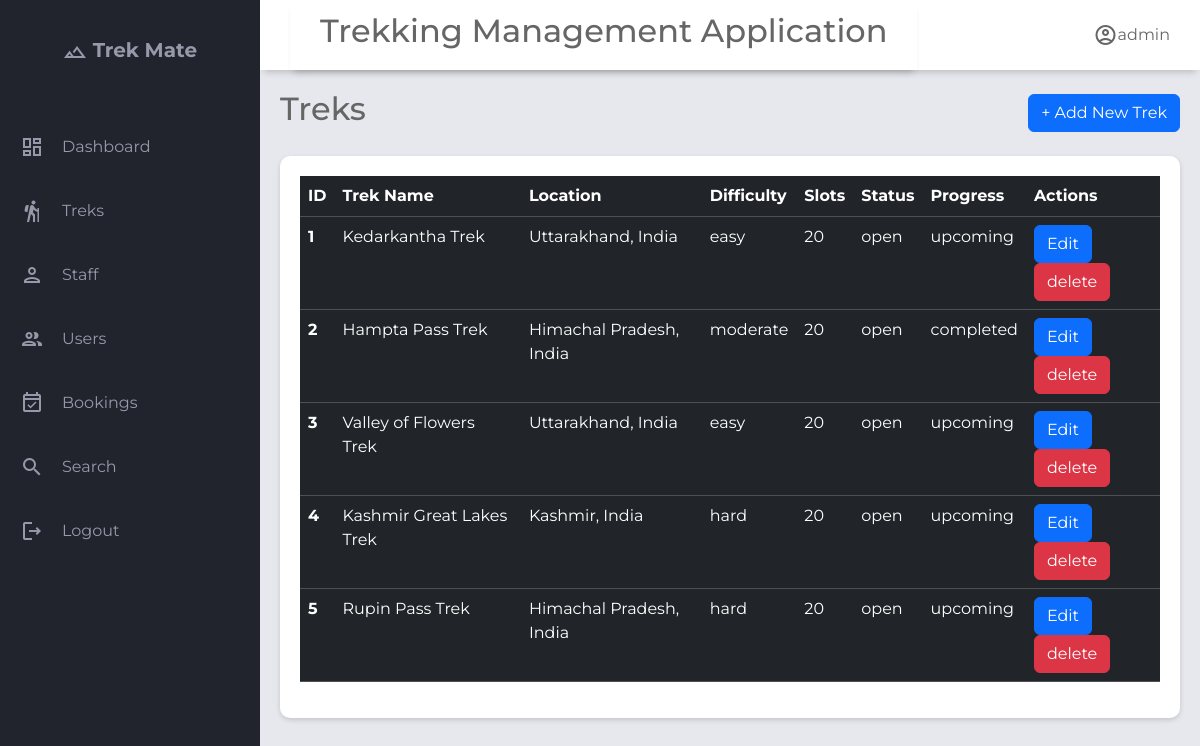
Before: /admin/treks with the older database file.
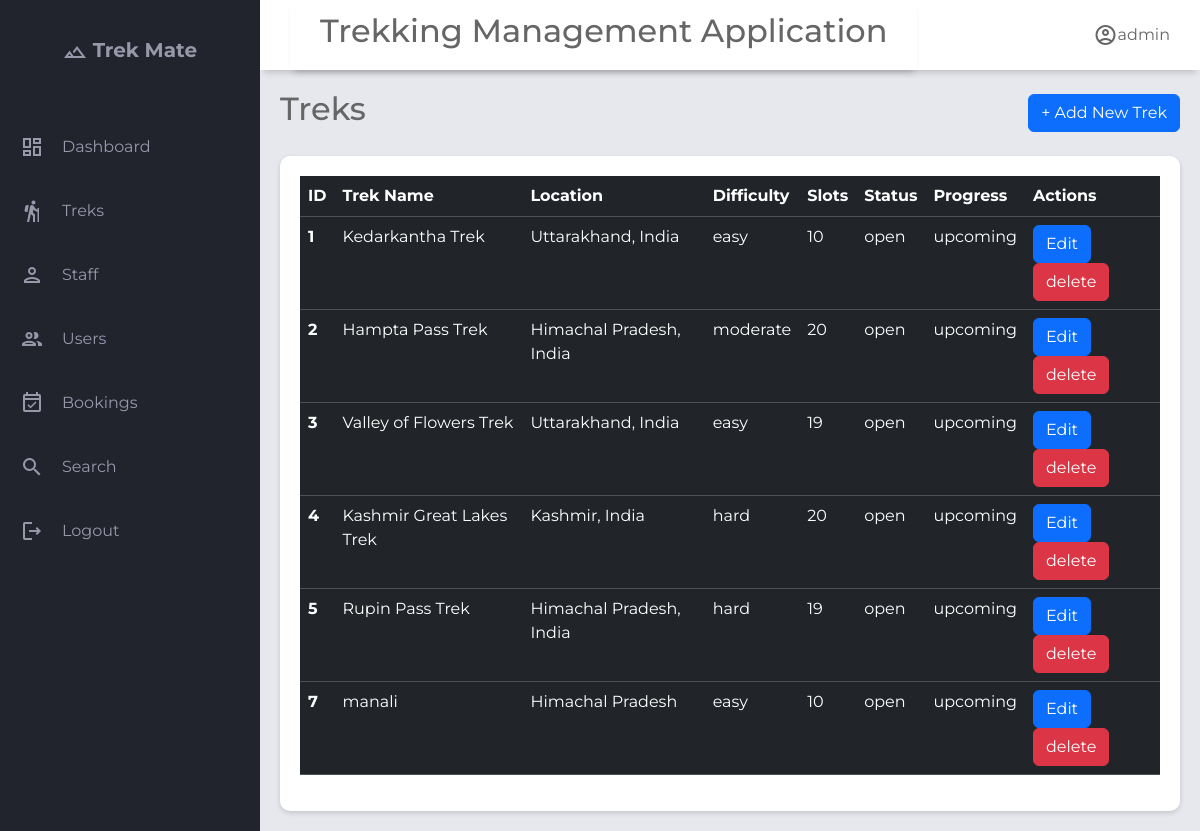
After: the same page with the newer database file.
### application/models.py (models this page shows)
class Trek(db.Model):
    __tablename__='trek'
    id              = db.Column(db.Integer, primary_key=True)
    name            = db.Column(db.String(), nullable=False)
    description     = db.Column(db.Text, nullable=True)
    location        = db.Column(db.String(), nullable=True)
    difficulty      = db.Column(db.String(), nullable=False, default='moderate')  # easy | moderate | hard
    duration_days   = db.Column(db.Integer, nullable=False)
    start_date      = db.Column(db.DateTime, nullable=True)
    end_date        = db.Column(db.DateTime, nullable=True)
    max_slots       = db.Column(db.Integer, nullable=False, default=20)
    available_slots = db.Column(db.Integer, nullable=False, default=20)
    price           = db.Column(db.Numeric, nullable=False, default=0.0)
    status          = db.Column(Enum('open','closed',name='trek_status'),nullable=False, default='pending')
    trek_progress   = db.Column(Enum('upcoming','started','completed',name="trek_progress"),default='upcoming')
    created_at      = db.Column(db.DateTime, default=db.func.now())
    updated_at      = db.Column(db.DateTime, onupdate=db.func.now())
    image           = db.Column(db.String(200))
    assigned_staffs=db.relationship('Staff_profile',secondary='trek_staff_assignment',lazy=True,back_populates='assigned_treks')#many to many relationship
    bookings=db.relationship('Booking',back_populates='trek',lazy=True,cascade="all, delete-orphan")#one to many relationship as one trek can have multiple bookings but not other side, as one booking can belong to a single trek

### application/controller.py (the view)
@app.route("/admin/treks")
def manage_treks():
    treks=Trek.query.all()
    user=User.query.filter_by(role="admin").first()
    return render_template("admin_treks.html",treks=treks,user=user)

### templates/admin_treks.html (shortened to what this page needs)
{% extends "base.html" %}
{% block header_title %}
Treks
{% endblock %}
{% block header_button %}
<a class="btn btn-primary" href="/admin/add_treks" role="button"> + Add New Trek</a>
{% endblock %}
{% block content %}
<section class="table-section">
    <div class="table-content">
        <table class="table table-dark table-hover">
            <thead>
                <tr>
                    <th scope="col">ID</th>
                    <th scope="col">Trek Name</th>
                    <th scope="col">Location</th>
                    <th scope="col">Difficulty</th>
                    <th scope="col">Slots</th>
                    <th scope="col">Status</th>
                    <th scope="col">Progress</th>
                    <th scope="col">Actions</th>
                </tr>
            </thead>
            <tbody class="table-hover">
                {% for trek in treks %}
                <tr>
                    <th scope="row">{{trek.id}}</th>
                    <td>{{trek.name}}</td>
                    <td>{{trek.location}}</td>
                    <td>{{trek.difficulty}}</td>
                    <td>{{trek.available_slots}}</td>
                    <td>{{trek.status}}</td>
                    <td>{{trek.trek_progress}}</td>
                    <td>
                        <a href="/update/{{trek.id}}/trek" class="btn btn-primary">Edit</a>
                        <a href="/delete/{{trek.id}}/trek" class="btn btn-danger">delete</a>
                    </td>
                </tr>
                {% endfor %}
            </tbody>
        </table>
    </div>
</section>
{% endblock %}

Changed rows visible on the page:
changed Trek "Kedarkantha Trek": available_slots "20" → "10"
changed Trek "Hampta Pass Trek": trek_progress "completed" → "upcoming"
changed Trek "Valley of Flowers Trek": available_slots "20" → "19"
changed Trek "Rupin Pass Trek": available_slots "20" → "19"
added Trek: id "7", name "manali", location "Himachal Pradesh", difficulty "easy", available_slots "10", status "open", trek_progress "upcoming"
